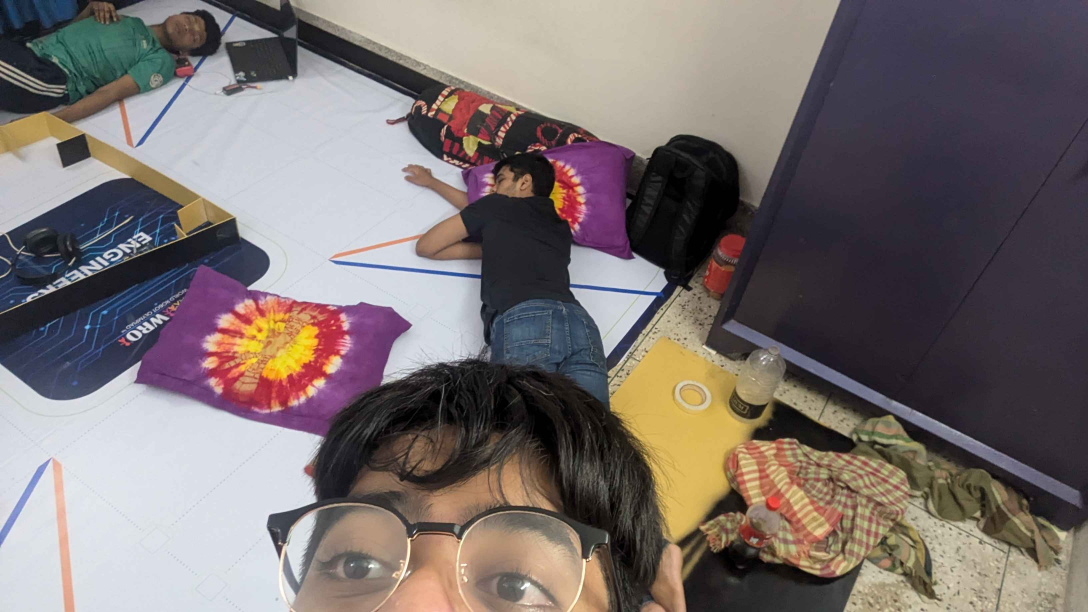
#> input picture t-photos/funnyphotos_wro/funnyphoto.jpg, 3264 x 1836 px, given in place of the camera (shown at 1/3 size)
$ python hsv_color_picker.py
#> lines starting #> are read from the running program, lines starting #| are printed output that depends on the picture; after the words box and inside, x2 and y2 are one past the last pixel; in counts of white or black regions, pixels touching at a corner belong together
import cv2 as cv
import numpy as np
from numpy.f2py.auxfuncs import istrue
from numpy.ma.core import resize

temp = cv.VideoCapture(0)

frameWidth = 1080
frameHeight = 320
temp.set(3, frameWidth)
temp.set(4, frameHeight)
temp.set(10,30)

def resize_frame(framee,scale = 0.25):
    # he = int(framee.shape[0] * scale)
    # wi = int(framee.shape[1] * scale)
    fr = cv.resize(framee,(320,240))
    return fr

def aeh(a):
    pass

cv.namedWindow("HSV")
cv.resizeWindow("HSV", 640, 240)
cv.createTrackbar("H Min", "HSV", 0, 179, aeh)
#> slider 'H Min' is set to 35
cv.createTrackbar("H Max", "HSV", 179, 179, aeh)
cv.createTrackbar("S Min", "HSV", 0, 255, aeh)
#> slider 'S Min' is set to 51
cv.createTrackbar("S Max", "HSV", 255, 255, aeh)
cv.createTrackbar("V Min", "HSV", 0, 255, aeh)
#> slider 'V Min' is set to 51
cv.createTrackbar("V Max", "HSV", 255, 255, aeh)

while True:
    isTrue,framee = temp.read()
#> framee is the input picture: shape (1836, 3264, 3); mean B, G, R 111.2, 112.1, 121.5
    frame = resize_frame(framee,0.5)
#> in resize_frame, `fr = cv.resize(framee,(320,240))`:
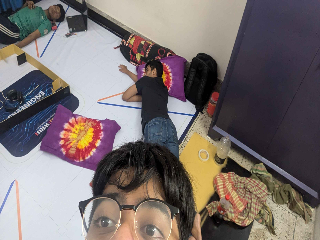
#> fr: shape (240, 320, 3); mean B, G, R 111.1, 112.1, 121.5
    frameHsv = cv.cvtColor(frame, cv.COLOR_RGB2HSV)
#> frameHsv: shape (240, 320, 3); mean H, S, V 92.1, 57.5, 128.4
    cv.imshow("Rakib",frameHsv)
    h_min = cv.getTrackbarPos("H Min", "HSV")
    h_max = cv.getTrackbarPos("H Max", "HSV")
    s_min = cv.getTrackbarPos("S Min", "HSV")
    s_max = cv.getTrackbarPos("S Max", "HSV")
    v_min = cv.getTrackbarPos("V Min", "HSV")
    v_max = cv.getTrackbarPos("V Max", "HSV")


    lower = np.array([h_min, s_min, v_min])
    upper = np.array([h_max, s_max, v_max])
    mask = cv.inRange(frameHsv, lower, upper)
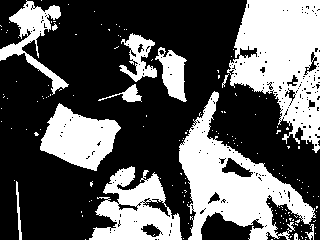
#> mask: shape (240, 320); 36.2% white; 165 white regions (152 under 20 px), largest, box (x1, y1, x2, y2) and area: (227, 0, 320, 153) 8660, (179, 91, 316, 240) 7732, (89, 166, 182, 240) 3793
    result = cv.bitwise_and(frame, frame, mask=mask)
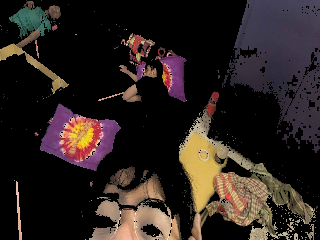
#> result: shape (240, 320, 3); mean B, G, R 31.4, 34.7, 43.7

    mask = cv.cvtColor(mask, cv.COLOR_GRAY2BGR)
    cv.imshow("end",mask)
    hStack = np.hstack([frame, mask, result])
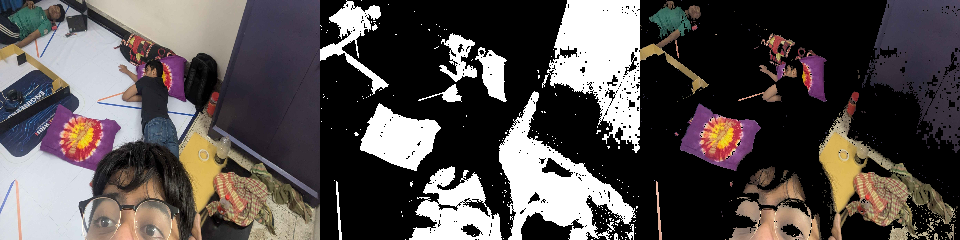
#> hStack: shape (240, 960, 3); mean B, G, R 78.3, 79.7, 85.9
    cv.imshow('Horizontal Stacking', hStack)
    if cv.waitKey(1) & 0xFF == ord('q'):
#> (key q is pressed here)
        break

temp.release()
cv.destroyAllWindows()
